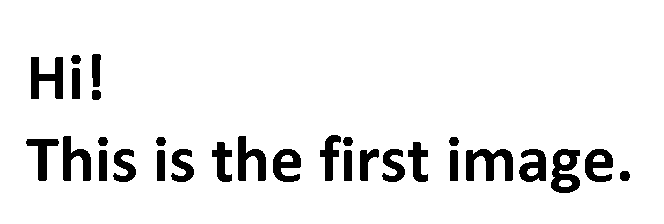
#> input picture image1.bmp, 664 x 224 px
$ python parityRule.py
#> lines starting #> are read from the running program, lines starting #| are printed output that depends on the picture; after the words box and inside, x2 and y2 are one past the last pixel; in counts of white or black regions, pixels touching at a corner belong together
# -*- coding: utf-8 -*-
# Copyright (C) 2016 Universite de Geneve, Switzerland
# E-mail contact: sebastien.leclaire@etu.unige.ch
#
# The Parity Rule
#

import numpy as np, matplotlib.pyplot as plt,scipy,copy,imageio
from matplotlib import cm

images='./images/'
# Definition of functions
def readImage(string): # This function works for monochrome BMP only.
#> called with string = 'image1.bmp'
    image =  imageio.imread(string);
#> image: shape (224, 664) bool; 92.5% white; 29 black regions, largest, box (x1, y1, x2, y2) and area: (466, 149, 513, 181) 877, (551, 149, 580, 193) 805, (31, 57, 63, 99) 782
    image[image == 255] = 1
    image = image.astype(int)
    return image # Note that the image output is a numPy array of type "int".

# Main Program

# Program input, i.e. the name of the image "imageName" and the maximum number of iteration "maxIter"
imageName = 'image1.bmp'
maxIter   = 32

# Read the image and store it in the array "image"
image = readImage(imageName) # Note that "image" is a numPy array of type "int".
# Its element are obtained as image[i,j]
# Also, in the array "image" a white pixel correspond to an entry of 1 and a black pixel to an entry of 0.

# Get the shape of the image , i.e. the number of pixels horizontally and vertically.
# Note that the function shape return a type "tuple" (vertical_size,horizontal_size)
m,n = np.shape(image);
#> m = 224; n = 664

# Print to screen the initial image.
plt.clf()
plt.imshow(image, cmap=cm.gray)
plt.title('Initial image:')
plt.savefig('{0}step_{1}.png'.format(images,0))

# Main loop
for it in range(1,maxIter+1):

    imageCopy = copy.copy(image);

    for i in range(m):
        for j in range(n):
            image[i][j]=(imageCopy[(i-1)%m][j]+imageCopy[(i+1)%m][j]+imageCopy[i][(j-1)%n]+imageCopy[i][(j+1)%n])%2
    plt.figure()
    plt.clf()
    plt.imshow(image, cmap=cm.gray)
    plt.title('Image after {} iterations:'.format(it))
    plt.savefig('{0}step_{1}.png'.format(images,it))
#> this loop made 32 passes
#> pass 3, `imageCopy = copy.copy(image);`:
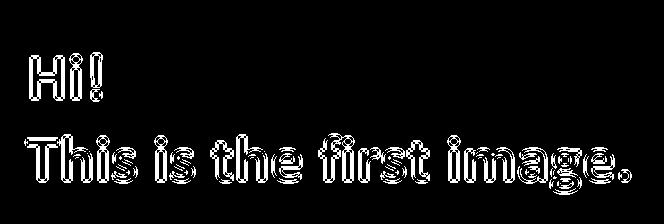
#> imageCopy: shape (224, 664) int64; values 0 (black) and 1 (white), 6.6% white; 108 white regions (43 under 20 px), largest, box (x1, y1, x2, y2) and area: (29, 55, 65, 101) 768, (318, 133, 355, 183) 752, (57, 134, 88, 183) 406
#> after the loop:
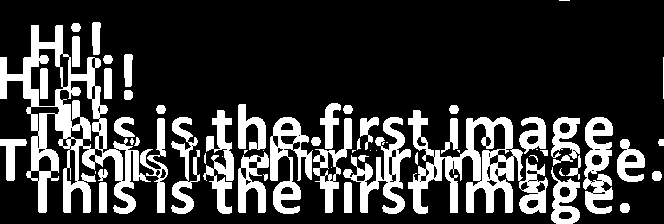
#> image: shape (224, 664) int64; values 0 (black) and 1 (white), 22.5% white; 63 white regions (15 under 20 px), largest, box (x1, y1, x2, y2) and area: (0, 25, 151, 214) 8028, (408, 110, 548, 214) 5663, (343, 117, 411, 214) 2177

# Print to screen the number of white pixels in the final image
print("The number of white pixels after",it,"iterations is: ", sum(sum(image)))
#| The number of white pixels after 32 iterations is:  33504
plt.show()
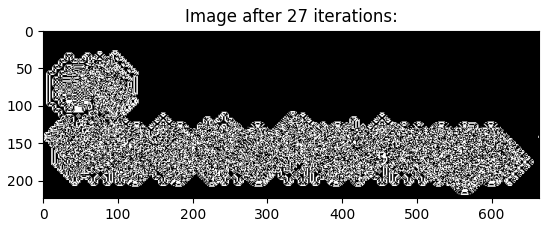
#> figure drawn by matplotlib, 1 panel
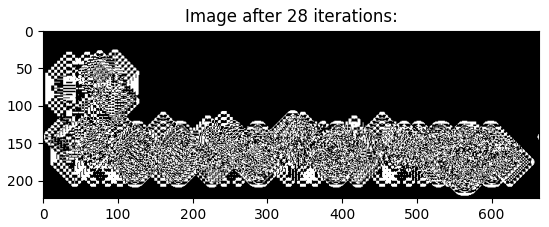
#> figure drawn by matplotlib, 1 panel
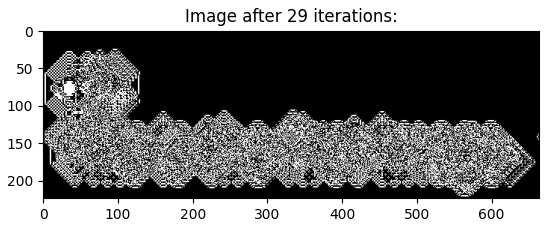
#> figure drawn by matplotlib, 1 panel
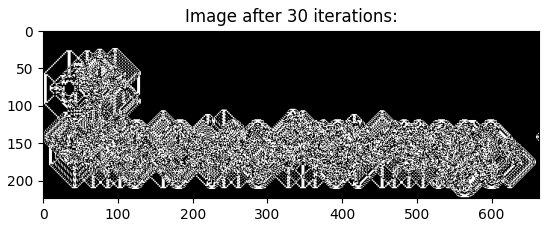
#> figure drawn by matplotlib, 1 panel
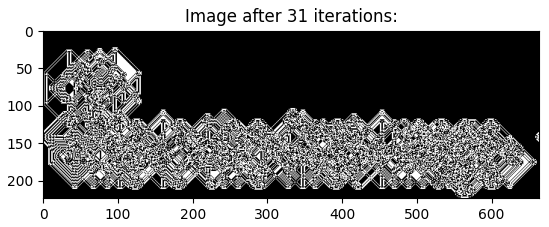
#> figure drawn by matplotlib, 1 panel
